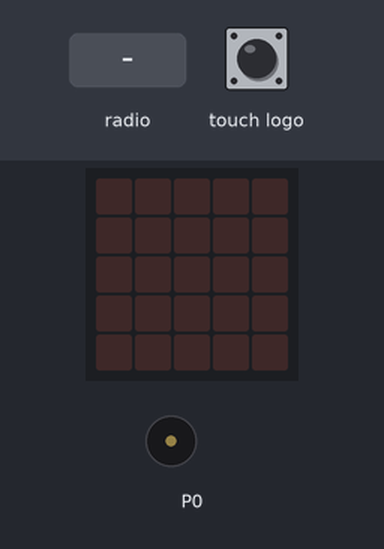
The program below on a simulated BBC micro:bit (MakeCode). Shown: the board's 5×5 LED display, buzzer (waves = sounding). The inputs (shaded band) are chosen by the test bench.

Above: at 1.2 s.
1.3 s: radio message "1" arrives
At 1.5 s:
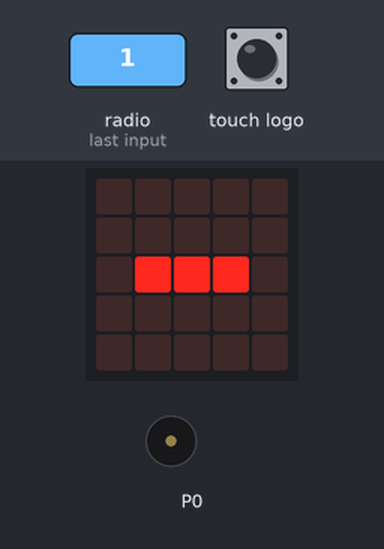
At 1.95 s:
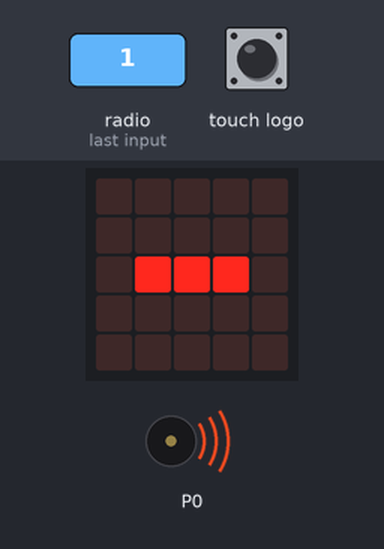
3.7 s: radio message "0" arrives
At 5.2 s:
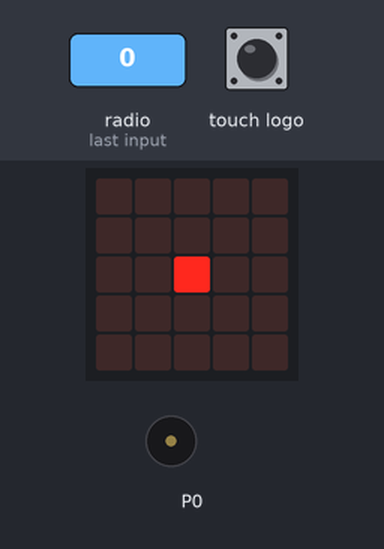
Timing chart, 0 to 6.7 s (numbered marks = the images above; inputs shaded):
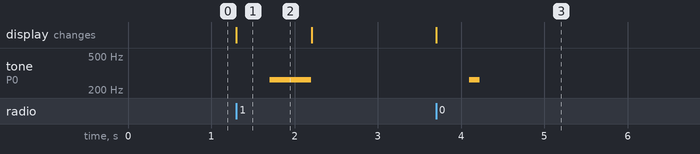

Measured:
- after the input at 1.3 s, tone on P0: silent → 262 Hz after 0.40 s, → silent 0.50 s later; the display: changes at once (image 1)
- after the input at 3.7 s, tone on P0: silent → 262 Hz after 0.40 s, → silent 0.12 s later; the display: changes at once (image 3)
- what the display in image 1 shows lasts 0.9 s, from 1.3 s to 2.2 s

The program:

main.ts
```typescript
radio.onReceivedNumber(function (receivedNumber) {
    if (receivedNumber == 0) {
        basic.showLeds(`
            . . . . .
            . . . . .
            . . # . .
            . . . . .
            . . . . .
            `)
        music.play(music.tonePlayable(262, music.beat(BeatFraction.Quarter)), music.PlaybackMode.UntilDone)
    } else {
        basic.showLeds(`
            . . . . .
            . . . . .
            . # # # .
            . . . . .
            . . . . .
            `)
        music.play(music.tonePlayable(262, music.beat(BeatFraction.Whole)), music.PlaybackMode.UntilDone)
        basic.clearScreen()
    }
})
input.onLogoEvent(TouchButtonEvent.LongPressed, function () {
    radio.sendNumber(1)
})
input.onLogoEvent(TouchButtonEvent.Pressed, function () {
    radio.sendNumber(0)
})
basic.forever(function () {

})
```

test.ts
```typescript
// тут проходять випробування; ця компіляція не відбуватиметься, коли цей пакет використовуватиметься як розширення.
```
